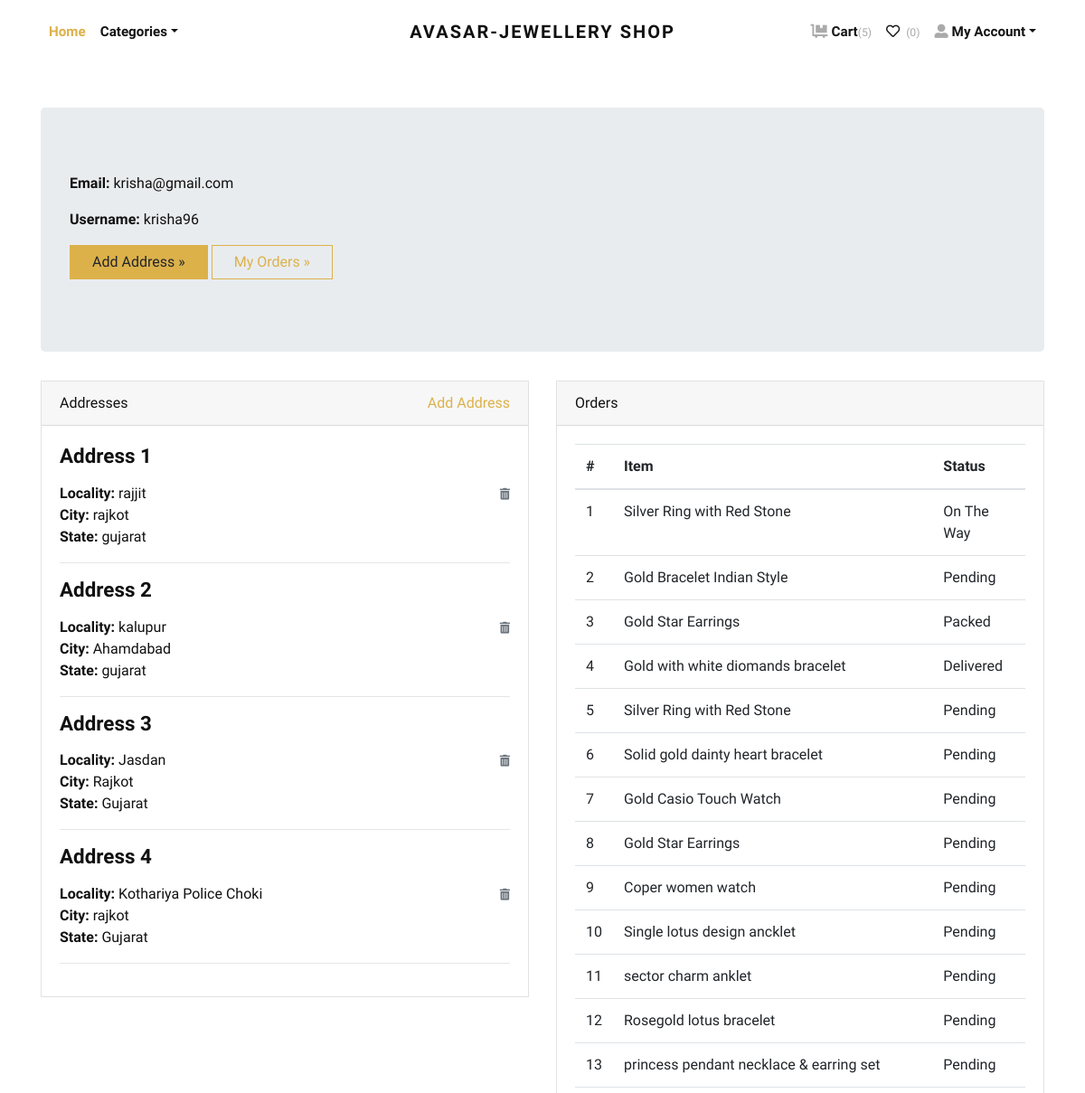
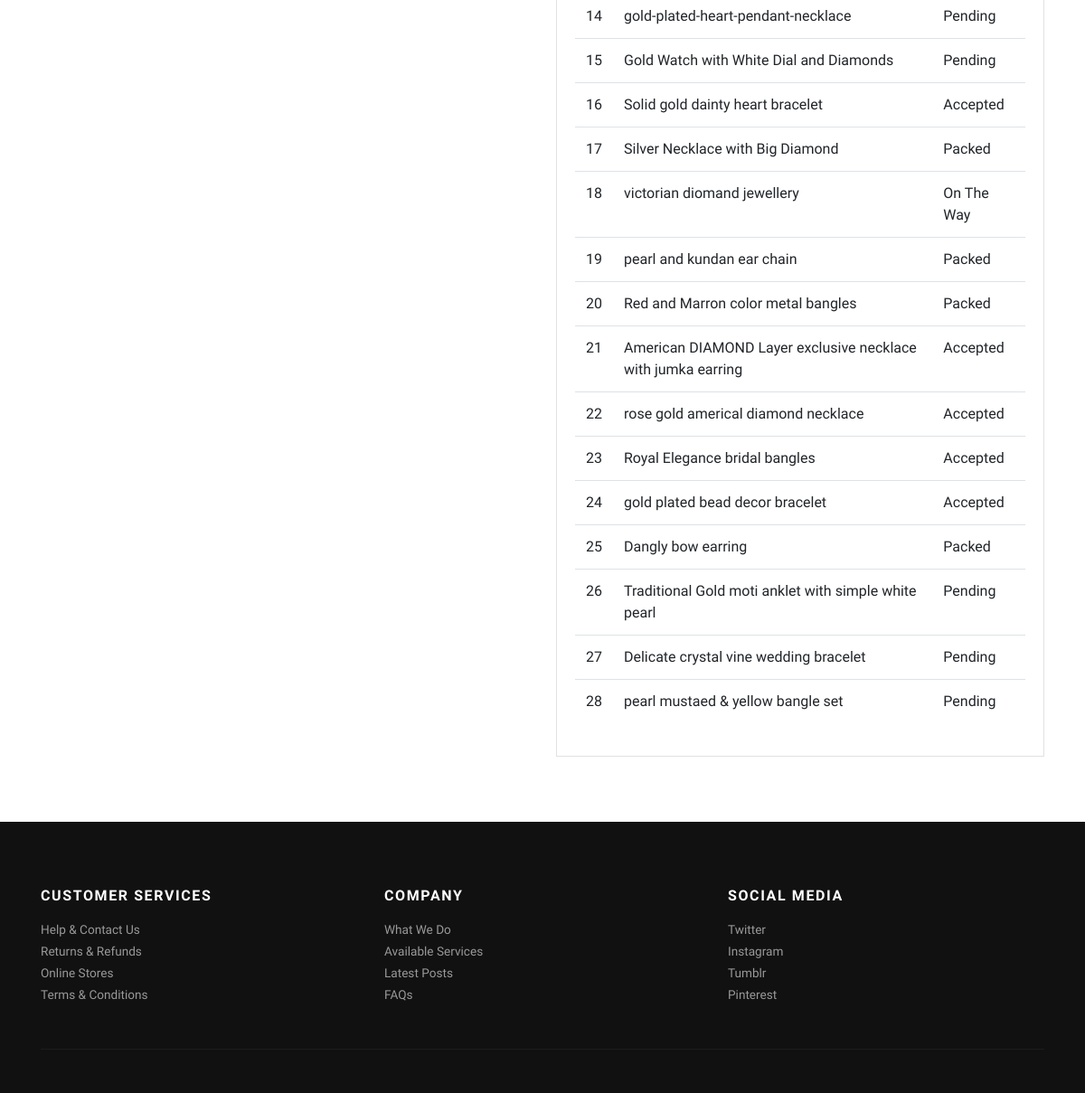
Page /accounts/profile/ (signed in) on the committed database (2 pictures, top to bottom).
### store/models.py (models this page shows, shortened)
class Address(models.Model):
    user = models.ForeignKey(User, verbose_name="User", on_delete=models.CASCADE)
    locality = models.CharField(max_length=150, verbose_name="Nearest Location")
    city = models.CharField(max_length=150, verbose_name="City")
    state = models.CharField(max_length=150, verbose_name="State")

class Order(models.Model):
    user = models.ForeignKey(User, verbose_name="User", on_delete=models.CASCADE)
    address = models.ForeignKey(Address, verbose_name="Shipping Address", on_delete=models.CASCADE)
    product = models.ForeignKey(Product, verbose_name="Product", on_delete=models.CASCADE)
    quantity = models.PositiveIntegerField(verbose_name="Quantity")
    ordered_date = models.DateTimeField(auto_now_add=True, verbose_name="Ordered Date")
    status = models.CharField(
        choices=STATUS_CHOICES,
        max_length=50,
        default="Pending"
        )

class Product(models.Model):
    title = models.CharField(max_length=150, verbose_name="Product Title")
    slug = models.SlugField(max_length=160, verbose_name="Product Slug")
    sku = models.CharField(max_length=255, unique=True, verbose_name="Unique Product ID (SKU)")
    short_description = models.TextField(verbose_name="Short Description")
    detail_description = models.TextField(blank=True, null=True, verbose_name="Detail Description")
    product_image = models.ImageField(upload_to='product', blank=True, null=True, verbose_name="Product Image")
    price = models.DecimalField(max_digits=8, decimal_places=2)
    category = models.ForeignKey(Category, verbose_name="Product Categoy", on_delete=models.CASCADE)
    is_active = models.BooleanField(verbose_name="Is Active?")
    is_featured = models.BooleanField(verbose_name="Is Featured?")
    created_at = models.DateTimeField(auto_now_add=True, verbose_name="Created Date")
    updated_at = models.DateTimeField(auto_now=True, verbose_name="Updated Date")
    class Meta:
        verbose_name_plural = 'Products'
        ordering = ('-created_at', )

### store/views.py (the view)
# urls.py: path('accounts/profile/', views.profile, name="profile"),
@login_required
def profile(request):
    addresses = Address.objects.filter(user=request.user)
    orders = Order.objects.filter(user=request.user)
    return render(request, 'account/profile.html', {'addresses':addresses, 'orders':orders})

### store/context_preprocessors.py (called while the page is built)
def store_menu(request):
    categories = Category.objects.filter(is_active=True)
    context = {
        'categories_menu': categories,
    }
    return context

def cart_menu(request):
    if request.user.is_authenticated:
        cart_items= Cart.objects.filter(user=request.user)
        context = {
            'cart_items': cart_items,
        }
    else:
        context = {}
    return context

### templates/account/profile.html (shortened to what this page needs)
{% extends 'base.html' %}
{% load static %}
    {% block content %}
      <div class="container py-5">
        <div class="jumbotron">
          <p><strong>Email:</strong> {{request.user.email}}</p>
          <p><strong>Username:</strong> {{request.user.username}}</p>
          <p><a class="btn btn-primary btn-large" href="{% url 'store:add-address' %}">Add Address »</a> <a class="btn btn-outline-primary btn-large" href="#">My Orders »</a></p>
        </div>
        <div class="row">
          <div class="col-lg-6">
            <div class="card mb-4" id="headings">
              <div class="card-header">Addresses <span class="float-right"><a href="{% url 'store:add-address' %}">Add Address</a></span></div>
              <div class="card-body">
                {% if addresses %}
                    {% for address in addresses %}
                        <h4 class="mb-3">Address {{forloop.counter}}</h4>
                        <span class="float-right"><a href="{% url 'store:remove-address' address.id %}"><i class="fas fa-trash-alt small text-muted"></i></a></span>
                        <p>
                            <strong>Locality: </strong>{{address.locality}} <br>
                            <strong>City: </strong>{{address.city}} <br>
                            <strong>State: </strong>{{address.state}} <br>
                        </p>
                        <hr>
                    {% endfor %}
                {% else %}
                <div class="text-danger">
                  Address not Added.
                </div>
                {% endif %}
              </div>
            </div>
          </div>
          <div class="col-lg-6">
            <div class="card mb-4" id="tables">
              <div class="card-header">Orders</div>
              <div class="card-body">
                <table class="table table-hover">
                  <thead>
                    <tr>
                      <th>#</th>
                      <th>Item</th>
                      <th>Status</th>
                    </tr>
                  </thead>
                  <tbody>
                    {% if orders %}
                      {% for order in orders %}
                        <tr>
                          <td>{{forloop.counter}}</td>
                          <td>{{order.product.title}}</td>
                          <td>
                            {{order.status}}
                          </td>
                        </tr>
                      {% endfor %}
                    {% else %}
                    <tr>
                      <td class="text-danger" colspan="3">You've not Ordered anything yet.</td>
                    </tr>
                    {% endif %}
                  </tbody>
                </table>
              </div>
            </div>
          </div>
        </div>
      </div>
{% endblock content %}

### jewelryshop/static/css/style.default.css (style rules this page uses)
strong { font-weight: 700; }
.btn { font-weight: 400; border: 1px solid transparent; font-family: inherit; padding: 0.375rem 1.5rem; font-size: 1rem; line-height: 1.5; border-radius: 0; transition: color 0.15s ease-in-out, background-color 0.15s ease-in-out, border-color 0.15s ease-in-out, box-shadow 0.15s ease-in-out; }
.btn-primary { color: #212529; background-color: #dcb14a; border-color: #dcb14a; }
.btn-outline-primary { color: #dcb14a; background-color: transparent; background-image: none; border-color: #dcb14a; }
body { font-family: "Libre Franklin", sans-serif; font-size: 1rem; font-weight: 400; line-height: 1.5; color: #111111; background-color: #fff; }
a { color: #dcb14a; text-decoration: none; }
h1, h2, h3, h4, h5, h6, .h1, .h2, .h3, .h4, .h5, .h6 { margin-bottom: 0.5rem; font-family: inherit; font-weight: 900; line-height: 1.2; color: inherit; }
h4, .h4 { font-size: 1.4rem; }
hr { border-top: 1px solid rgba(17, 17, 17, 0.1); }
small, .small { font-size: 80%; font-weight: 400; }
.card { background-color: #fff; border: 1px solid rgba(17, 17, 17, 0.125); border-radius: 0; }
.card-body { padding: 1.25rem; }
.card-header { padding: 0.75rem 1.25rem; background-color: rgba(17, 17, 17, 0.03); border-bottom: 1px solid rgba(17, 17, 17, 0.125); }
.card-header:first-child { border-radius: calc(0 - 1px) calc(0 - 1px) 0 0; }

### rows in the picture
Address: locality "rajjit", city "rajkot", state "gujarat"
Address: locality "kalupur", city "Ahamdabad", state "gujarat"
Address: locality "Jasdan", city "Rajkot", state "Gujarat"
Address: locality "Kothariya Police Choki", city "rajkot", state "Gujarat"
Order: product "Silver Ring with Red Stone", status "On The Way"
Order: product "Gold Bracelet Indian Style", status "Pending"
Order: product "Gold Star Earrings", status "Packed"
Order: product "Gold with white diomands bracelet", status "Delivered"
Order: product "Silver Ring with Red Stone", status "Pending"
Order: product "Solid gold dainty heart bracelet", status "Pending"
Order: product "Gold Casio Touch Watch", status "Pending"
Order: product "Gold Star Earrings", status "Pending"
Order: product "Coper women watch", status "Pending"
Order: product "Single lotus design ancklet", status "Pending"
Order: product "sector charm anklet", status "Pending"
Order: product "Rosegold lotus bracelet", status "Pending"
Order: product "princess pendant necklace & earring set", status "Pending"
Order: product "gold-plated-heart-pendant-necklace", status "Pending"
Order: product "Gold Watch with White Dial and Diamonds", status "Pending"
Order: product "Solid gold dainty heart bracelet", status "Accepted"
Order: product "Silver Necklace with Big Diamond", status "Packed"
Order: product "victorian diomand jewellery", status "On The Way"
Order: product "pearl and kundan ear chain", status "Packed"
Order: product "Red and Marron color metal bangles", status "Packed"
Order: product "American DIAMOND Layer exclusive necklace with jumka earring", status "Accepted"
Order: product "rose gold americal diamond necklace", status "Accepted"
Order: product "Royal Elegance bridal bangles", status "Accepted"
Order: product "gold plated bead decor bracelet", status "Accepted"
Order: product "Dangly bow earring", status "Packed"
Order: product "Traditional Gold moti anklet with simple white pearl", status "Pending"
Order: product "Delicate crystal vine wedding bracelet", status "Pending"
Order: product "pearl mustaed & yellow bangle set", status "Pending"

### other values in the picture
{{ cart_items.count }} "5"
{{ request.user.email }} "krisha@gmail.com"
{{ request.user.username }} "krisha96"
